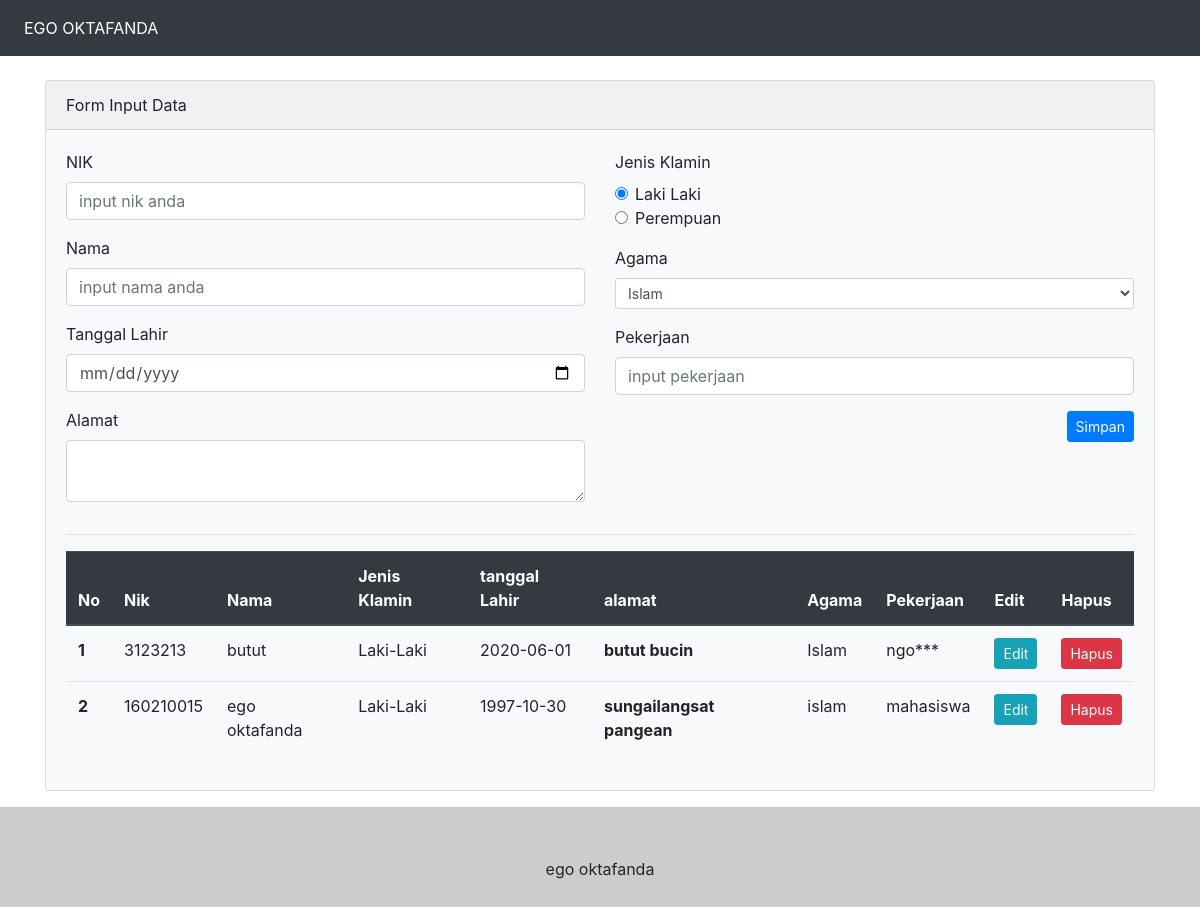
The page / on the database its author committed.
### tables this page shows
CREATE TABLE `biodata` (
  `nik` int(20) NOT NULL,
  `nama` varchar(30) NOT NULL,
  `tanggal_lahir` date NOT NULL,
  `alamat` text NOT NULL,
  `jekel` varchar(10) NOT NULL,
  `agama` varchar(10) NOT NULL,
  `pekerjaan` varchar(30) NOT NULL
);

### koneksi.php (called while the page is built, shortened)
<?php
require_once("lib/config.php");
$Config = new Config();

### lib/config.php (called while the page is built, shortened)
<?php
class Config{
	public $db_name 		= "";
	public $db_host 		= "";
	public $db_username 	= "";
	public $db_pass 		= "";
	public function setDatabase($data){
		$this->db_name		= $data[0];
		$this->db_host		= $data[1];
		$this->db_username	= $data[2];
		$this->db_pass 		= $data[3];
	}
	public function koneksi(){
		$host = mysqli_connect($this->db_host,$this->db_username,$this->db_pass,$this->db_name);
		if($host){
			return $host;
		}else{
			return false;
		}
	}
	public function get_data($table,$param = array()){
		if(!empty($param)){
			$data_ = "";
			foreach ($param as $key => $value) {
				$data_ .= $key."='".$value."', ";
			}
			$query = "SELECT * FROM $table WHERE ".substr($data_, 0, -2);
		}else{
			$query = "SELECT * FROM $table";
		}
		$qr = mysqli_query($this->koneksi(),$query);
		$result = array();
		while ($res = mysqli_fetch_assoc($qr)) {
			array_push($result, $res);
		}
		return $result;
	}
}

### index.php (the view, shortened to what this page needs)
<?php require_once("koneksi.php");
$radio1 = 'checked';
$radio2 = '';
?>
<!doctype html>
<html lang="en">
  <head>
    <link rel="stylesheet" href="<?=base_url?>assets/css/bootstrap.min.css">
  </head>
  <body>
<nav class="navbar navbar-expand-lg navbar-dark bg-dark">
  <div class="collapse navbar-collapse" id="navbarText">
    <ul class="navbar-nav mr-auto">
      <li class="nav-item active">
        <a class="nav-link" href="#">EGO OKTAFANDA</a>
      </li>
  </div>
</nav>
<br>
<div class="container">
<div class="card bg-light mb-3">
  <div class="card-header">Form Input Data</div>
  <div class="card-body">
    <form action="<?=base_url?>/proses.php" method="post">
  	<div class="row">
	  		<div class="col-md-6">
			  	<div class="form-group">
					<label>NIK</label>
					<input type="text" class="form-control" name="nik" placeholder="input nik anda" value="<?=((!empty($item['nik']))?$item['nik']:'')?>">
				</div>
				<div class="form-group">
					<label>Nama</label>
					<input type="text" class="form-control" name="nama" placeholder="input nama anda" value="<?=((!empty($item['nama']))?$item['nama']:'')?>">
				</div>
		    <div class="form-group">
				<label>Tanggal Lahir</label>
				<input type="date" class="form-control" name="tanggal_l" value="<?=$tgl_lahir?>">
			</div>
				<div class="form-group">
				   <label >Alamat</label>
				   <textarea class="form-control" name="alamat" rows="2"><?=((!empty($item['alamat']))?$item['alamat']:'')?></textarea>
				</div>
	  		</div>
	  		<div class="col-md-6">
		  			<div class="form-group">
					<label >Jenis Klamin</label>
					<div class="form-check">
					  <input class="form-check-input" type="radio" name="jekel" value="Laki-Laki" <?=$radio1?>>
					  <label class="form-check-label" for="exampleRadios1">
					    Laki Laki
					  </label>
					</div>
					<div class="form-check">
					  <input class="form-check-input" type="radio" name="jekel" value="Perempuan" <?=$radio2?>>
					  <label class="form-check-label">
					    Perempuan
					  </label>
					</div>
				</div>
				<div class="form-group">
					<label >Agama</label>
					<select class="form-control form-control-sm" name="agama">
					  <option>Islam</option>
					</select>
				</div>
				<div class="form-group">
					<label>Pekerjaan</label>
					<input type="text" class="form-control" name="pekerjaan" placeholder="input pekerjaan" value="<?=((!empty($item['pekerjaan']))?$item['pekerjaan']:'')?>">
				</div>
				<input type="submit" name="simpan" value="<?=((isset($_GET['nik']))?'Edit':'Simpan')?>" class="btn btn-primary btn-sm" style="float: right;">
	  		</div>
    </div>
	</form>
<hr>
<table class="table">
  <thead class="thead-dark">
    <tr>
      <th scope="col">No</th>
      <th scope="col">Nik</th>
      <th scope="col">Nama</th>
      <th scope="col">Jenis Klamin</th>
      <th scope="col">tanggal Lahir</th>
      <th scope="col">alamat</th>
      <th scope="col">Agama</th>
      <th scope="col">Pekerjaan</th>
      <th scope="col">Edit</th>
      <th scope="col">Hapus</th>
    </tr>
  </thead>
  <tbody>
 <?php $i = 1; foreach ($Config->get_data('biodata') as $key => $value) {?>
    <tr>
      <th scope="row"><?=$i++?></th>
      <td><?=$value['nik']?></td>
      <td><?=$value['nama']?></td>
      <td><?=$value['jekel']?></td>
      <td><?=$value['tanggal_lahir']?></td>
      <th><?=$value['alamat']?></th>
      <td><?=$value['agama']?></td>
      <td><?=$value['pekerjaan']?></td>
      <td><a href="<?=base_url?>index.php?nik=<?=$value['nik']?>" class="btn btn-info btn-sm">Edit</a></td>
      <td><a href="<?=base_url?>hapus.php?nik=<?=$value['nik']?>" class="btn btn-danger btn-sm" onclick="return confirm('Are you sure you want to delete this item')">Hapus</a></td>
    </tr>
 <?php } ?>
  </tbody>
</table>
  </div>
</div>
</div>
<footer style="height: 100px; background-color: #ccc; padding-top: 50px">
	<div class="text-center">
		ego oktafanda
	</div>
</footer>
  </body>
</html>

### rows shown on the page
biodata: nik "3123213", nama "butut", jekel "Laki-Laki", tanggal_lahir "2020-06-01", alamat "butut bucin", agama "Islam", pekerjaan "ngo***"
biodata: nik "160210015", nama "ego oktafanda", jekel "Laki-Laki", tanggal_lahir "1997-10-30", alamat "sungailangsat pangean", agama "islam", pekerjaan "mahasiswa"
